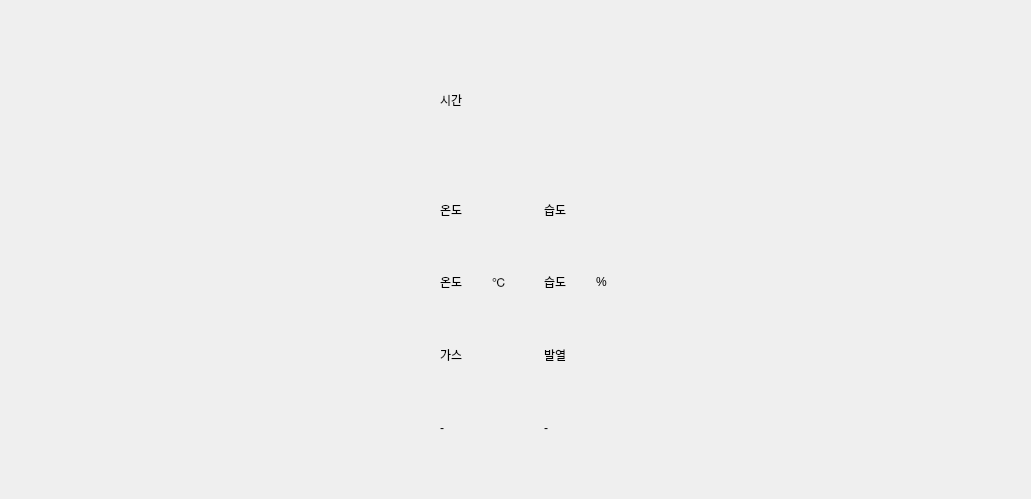
<?xml version="1.0" encoding="UTF-8"?>
<ui version="4.0">
 <class>pTabMain</class>
 <widget class="QWidget" name="pTabMain">
  <property name="geometry">
   <rect>
    <x>0</x>
    <y>0</y>
    <width>1031</width>
    <height>499</height>
   </rect>
  </property>
  <property name="windowTitle">
   <string>Form</string>
  </property>
  <widget class="QLabel" name="pMap">
   <property name="geometry">
    <rect>
     <x>20</x>
     <y>10</y>
     <width>371</width>
     <height>251</height>
    </rect>
   </property>
   <property name="text">
    <string/>
   </property>
   <property name="pixmap">
    <pixmap>img/ess_map.jpg</pixmap>
   </property>
   <property name="scaledContents">
    <bool>true</bool>
   </property>
  </widget>
  <widget class="QWidget" name="pZone1" native="true">
   <property name="geometry">
    <rect>
     <x>30</x>
     <y>20</y>
     <width>120</width>
     <height>121</height>
    </rect>
   </property>
  </widget>
  <widget class="QWidget" name="pZone4" native="true">
   <property name="geometry">
    <rect>
     <x>30</x>
     <y>140</y>
     <width>120</width>
     <height>121</height>
    </rect>
   </property>
  </widget>
  <widget class="QWidget" name="pZone5" native="true">
   <property name="geometry">
    <rect>
     <x>150</x>
     <y>140</y>
     <width>120</width>
     <height>121</height>
    </rect>
   </property>
  </widget>
  <widget class="QWidget" name="pZone2" native="true">
   <property name="geometry">
    <rect>
     <x>150</x>
     <y>20</y>
     <width>120</width>
     <height>121</height>
    </rect>
   </property>
  </widget>
  <widget class="QWidget" name="pZone6" native="true">
   <property name="geometry">
    <rect>
     <x>270</x>
     <y>140</y>
     <width>120</width>
     <height>121</height>
    </rect>
   </property>
  </widget>
  <widget class="QWidget" name="pZone3" native="true">
   <property name="geometry">
    <rect>
     <x>270</x>
     <y>20</y>
     <width>120</width>
     <height>121</height>
    </rect>
   </property>
  </widget>
  <widget class="QWidget" name="horizontalLayoutWidget">
   <property name="geometry">
    <rect>
     <x>40</x>
     <y>280</y>
     <width>341</width>
     <height>181</height>
    </rect>
   </property>
   <layout class="QHBoxLayout" name="horizontalLayout">
    <item>
     <layout class="QVBoxLayout" name="pBattery3">
      <item>
       <widget class="QWidget" name="widget_7" native="true"/>
      </item>
      <item>
       <widget class="QWidget" name="widget_8" native="true"/>
      </item>
      <item>
       <widget class="QWidget" name="widget_9" native="true"/>
      </item>
     </layout>
    </item>
    <item>
     <layout class="QVBoxLayout" name="pBattery2">
      <item>
       <widget class="QWidget" name="widget_4" native="true"/>
      </item>
      <item>
       <widget class="QWidget" name="widget_5" native="true"/>
      </item>
      <item>
       <widget class="QWidget" name="widget_6" native="true"/>
      </item>
     </layout>
    </item>
    <item>
     <layout class="QVBoxLayout" name="pBattery1">
      <item>
       <widget class="QWidget" name="widget" native="true"/>
      </item>
      <item>
       <widget class="QWidget" name="widget_2" native="true"/>
      </item>
      <item>
       <widget class="QWidget" name="widget_3" native="true"/>
      </item>
     </layout>
    </item>
   </layout>
  </widget>
  <widget class="QWidget" name="verticalLayoutWidget_9">
   <property name="geometry">
    <rect>
     <x>440</x>
     <y>30</y>
     <width>201</width>
     <height>431</height>
    </rect>
   </property>
   <layout class="QVBoxLayout" name="verticalLayout_7">
    <item>
     <layout class="QHBoxLayout" name="horizontalLayout_2">
      <item>
       <widget class="QLabel" name="label">
        <property name="text">
         <string>시간</string>
        </property>
       </widget>
      </item>
     </layout>
    </item>
    <item>
     <layout class="QHBoxLayout" name="horizontalLayout_7">
      <item>
       <layout class="QVBoxLayout" name="verticalLayout">
        <item>
         <layout class="QHBoxLayout" name="horizontalLayout_4">
          <item>
           <widget class="QLabel" name="label_2">
            <property name="text">
             <string>온도</string>
            </property>
           </widget>
          </item>
         </layout>
        </item>
        <item>
         <layout class="QHBoxLayout" name="horizontalLayout_3">
          <item>
           <widget class="QLabel" name="label_7">
            <property name="text">
             <string>온도</string>
            </property>
           </widget>
          </item>
          <item>
           <widget class="QLabel" name="label_8">
            <property name="text">
             <string>℃</string>
            </property>
           </widget>
          </item>
         </layout>
        </item>
       </layout>
      </item>
      <item>
       <layout class="QVBoxLayout" name="verticalLayout_2">
        <item>
         <layout class="QHBoxLayout" name="horizontalLayout_5">
          <item>
           <widget class="QLabel" name="label_12">
            <property name="text">
             <string>습도</string>
            </property>
           </widget>
          </item>
         </layout>
        </item>
        <item>
         <layout class="QHBoxLayout" name="horizontalLayout_6">
          <item>
           <widget class="QLabel" name="label_13">
            <property name="text">
             <string>습도</string>
            </property>
           </widget>
          </item>
          <item>
           <widget class="QLabel" name="label_14">
            <property name="text">
             <string>%</string>
            </property>
           </widget>
          </item>
         </layout>
        </item>
       </layout>
      </item>
     </layout>
    </item>
    <item>
     <layout class="QHBoxLayout" name="horizontalLayout_10">
      <item>
       <layout class="QVBoxLayout" name="verticalLayout_5">
        <item>
         <layout class="QVBoxLayout" name="verticalLayout_6">
          <item>
           <widget class="QLabel" name="label_15">
            <property name="text">
             <string>가스</string>
            </property>
           </widget>
          </item>
         </layout>
        </item>
        <item>
         <layout class="QHBoxLayout" name="horizontalLayout_9">
          <item>
           <widget class="QLabel" name="label_6">
            <property name="text">
             <string>-</string>
            </property>
           </widget>
          </item>
         </layout>
        </item>
       </layout>
      </item>
      <item>
       <layout class="QVBoxLayout" name="verticalLayout_4">
        <item>
         <layout class="QVBoxLayout" name="verticalLayout_3">
          <item>
           <widget class="QLabel" name="label_10">
            <property name="text">
             <string>발열</string>
            </property>
           </widget>
          </item>
         </layout>
        </item>
        <item>
         <layout class="QHBoxLayout" name="horizontalLayout_8">
          <item>
           <widget class="QLabel" name="label_5">
            <property name="text">
             <string>-</string>
            </property>
           </widget>
          </item>
         </layout>
        </item>
       </layout>
      </item>
     </layout>
    </item>
   </layout>
  </widget>
 </widget>
 <resources/>
 <connections/>
</ui>
